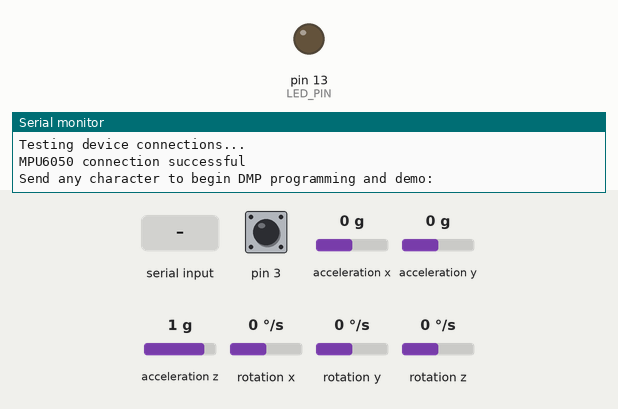
This sketch was run on a simulated Arduino Leonardo, built with avr-gcc and run on an emulated ATmega32U4. Shown: output pins drawn as LEDs (lit = HIGH), the last lines printed to the serial monitor. Wiring (inferred from the names in the program): MPU-6050 motion sensor at I2C address 0x68. Dashed ring = blinking. Inputs (shaded band) come from the test bench; at power-on: acceleration x 0 g, acceleration y 0 g, acceleration z 1 g, rotation z 0 °/s, pin 3 HIGH, rotation x 0 °/s, rotation y 0 °/s. The sensor or clock chip raises its interrupt line as the real part does.

Above: at 0.8 s.
0.9 s: "1\n" received over Serial
At 2.25 s:
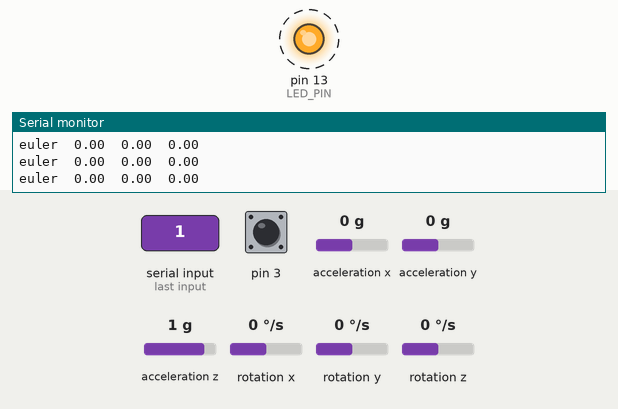
3.9 s: acceleration x set to 0.8 g
6.9 s: acceleration y set to -1.4 g
9.9 s: acceleration x set to -1.4 g
12.9 s: acceleration z set to -1.4 g
15.9 s: rotation z set to 192 °/s
Timing chart, 0 to 19.9 s (numbered marks = the images above; inputs shaded):
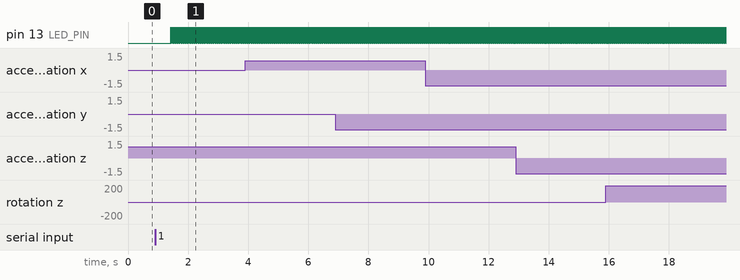

The sketch:

Imu6050Nera1_10.ino
```cpp
// I2C device class (I2Cdev) demonstration Arduino sketch for MPU6050 class using DMP (MotionApps v2.0)
// 6/21/2012 by Jeff Rowberg <jeff@rowberg.net>
// Updates should (hopefully) always be available at https://github.com/jrowberg/i2cdevlib
//
// Changelog:
//      2013-05-08 - added seamless Fastwire support
//                 - added note about gyro calibration
//      2012-06-21 - added note about Arduino 1.0.1 + Leonardo compatibility error
//      2012-06-20 - improved FIFO overflow handling and simplified read process
//      2012-06-19 - completely rearranged DMP initialization code and simplification
//      2012-06-13 - pull gyro and accel data from FIFO packet instead of reading directly
//      2012-06-09 - fix broken FIFO read sequence and change interrupt detection to RISING
//      2012-06-05 - add gravity-compensated initial reference frame acceleration output
//                 - add 3D math helper file to DMP6 example sketch
//                 - add Euler output and Yaw/Pitch/Roll output formats
//      2012-06-04 - remove accel offset clearing for better results (thanks Sungon Lee)
//      2012-06-01 - fixed gyro sensitivity to be 2000 deg/sec instead of 250
//      2012-05-30 - basic DMP initialization working

/* ============================================
I2Cdev device library code is placed under the MIT license
Copyright (c) 2012 Jeff Rowberg
Permission is hereby granted, free of charge, to any person obtaining a copy
of this software and associated documentation files (the "Software"), to deal
in the Software without restriction, including without limitation the rights
to use, copy, modify, merge, publish, distribute, sublicense, and/or sell
copies of the Software, and to permit persons to whom the Software is
furnished to do so, subject to the following conditions:
The above copyright notice and this permission notice shall be included in
all copies or substantial portions of the Software.
THE SOFTWARE IS PROVIDED "AS IS", WITHOUT WARRANTY OF ANY KIND, EXPRESS OR
IMPLIED, INCLUDING BUT NOT LIMITED TO THE WARRANTIES OF MERCHANTABILITY,
FITNESS FOR A PARTICULAR PURPOSE AND NONINFRINGEMENT. IN NO EVENT SHALL THE
AUTHORS OR COPYRIGHT HOLDERS BE LIABLE FOR ANY CLAIM, DAMAGES OR OTHER
LIABILITY, WHETHER IN AN ACTION OF CONTRACT, TORT OR OTHERWISE, ARISING FROM,
OUT OF OR IN CONNECTION WITH THE SOFTWARE OR THE USE OR OTHER DEALINGS IN
THE SOFTWARE.
===============================================
*/

// I2Cdev and MPU6050 must be installed as libraries, or else the .cpp/.h files
// for both classes must be in the include path of your project
#include "I2Cdev.h"

// For take the Acceleration speed. See mpuAccGyro
//#include "Wire.h"

#include "MPU6050_6Axis_MotionApps20.h"
//#include "MPU6050.h" // not necessary if using MotionApps include file

// Arduino Wire library is required if I2Cdev I2CDEV_ARDUINO_WIRE implementation
// is used in I2Cdev.h
#if I2CDEV_IMPLEMENTATION == I2CDEV_ARDUINO_WIRE
    #include "Wire.h"
#endif

// class default I2C address is 0x68
// specific I2C addresses may be passed as a parameter here
// AD0 low = 0x68 (default for SparkFun breakout and InvenSense evaluation board)
// AD0 high = 0x69
MPU6050 mpu;
//MPU6050 mpu(0x69); // <-- use for AD0 high

/* =========================================================================
   NOTE: In addition to connection 3.3v, GND, SDA, and SCL, this sketch
   depends on the MPU-6050's INT pin being connected to the Arduino's
   external interrupt #0 pin. On the Arduino Uno and Mega 2560, this is
   digital I/O pin 2.
 * ========================================================================= */

/* =========================================================================
   NOTE: Arduino v1.0.1 with the Leonardo board generates a compile error
   when using Serial.write(buf, len). The Teapot output uses this method.
   The solution requires a modification to the Arduino USBAPI.h file, which
   is fortunately simple, but annoying. This will be fixed in the next IDE
   release. For more info, see these links:
   http://arduino.cc/forum/index.php/topic,109987.0.html
   http://code.google.com/p/arduino/issues/detail?id=958
 * ========================================================================= */
// uncomment "OUTPUT_READABLE_QUATERNION" if you want to see the actual
// quaternion components in a [w, x, y, z] format (not best for parsing
// on a remote host such as Processing or something though)
// #define OUTPUT_READABLE_ACCELATION_LINEAR_and_ANGLE


// uncomment "OUTPUT_READABLE_QUATERNION" if you want to see the actual
// quaternion components in a [w, x, y, z] format (not best for parsing
// on a remote host such as Processing or something though)
//#define OUTPUT_READABLE_QUATERNION

// uncomment "OUTPUT_READABLE_EULER" if you want to see Euler angles
// (in degrees) calculated from the quaternions coming from the FIFO.
// Note that Euler angles suffer from gimbal lock (for more info, see
// http://en.wikipedia.org/wiki/Gimbal_lock)
#define OUTPUT_READABLE_EULER

// uncomment "OUTPUT_READABLE_YAWPITCHROLL" if you want to see the yaw/
// pitch/roll angles (in degrees) calculated from the quaternions coming
// from the FIFO. Note this also requires gravity vector calculations.
// Also note that yaw/pitch/roll angles suffer from gimbal lock (for
// more info, see: http://en.wikipedia.org/wiki/Gimbal_lock)
//#define OUTPUT_READABLE_YAWPITCHROLL

// uncomment "OUTPUT_READABLE_REALACCEL" if you want to see acceleration
// components with gravity removed. This acceleration reference frame is
// not compensated for orientation, so +X is always +X according to the
// sensor, just without the effects of gravity. If you want acceleration
// compensated for orientation, us OUTPUT_READABLE_WORLDACCEL instead.
//#define OUTPUT_READABLE_REALACCEL

// uncomment "OUTPUT_READABLE_WORLDACCEL" if you want to see acceleration
// components with gravity removed and adjusted for the world frame of
// reference (yaw is relative to initial orientation, since no magnetometer
// is present in this case). Could be quite handy in some cases.
//#define OUTPUT_READABLE_WORLDACCEL

// uncomment "OUTPUT_TEAPOT" if you want output that matches the
// format used for the InvenSense teapot demo
//#define OUTPUT_TEAPOT


#define LED_PIN 13 // (Arduino is 13, Teensy is 11, Teensy++ is 6)
bool blinkState = false;

// MPU control/status vars
const int MPU=0x68;  // I2C address of the MPU-6050
bool dmpReady = false;  // set true if DMP init was successful
uint8_t mpuIntStatus;   // holds actual interrupt status byte from MPU
uint8_t devStatus;      // return status after each device operation (0 = success, !0 = error)
uint16_t packetSize;    // expected DMP packet size (default is 42 bytes)
uint16_t fifoCount;     // count of all bytes currently in FIFO
uint8_t fifoBuffer[64]; // FIFO storage buffer
int32_t angle_speed;    // for save the angle speed in output for dmpGetGyro
int16_t AcX,AcY,AcZ,Tmp,GyX,GyY,GyZ;
// orientation/motion vars
Quaternion q;           // [w, x, y, z]         quaternion container
VectorInt16 aa;         // [x, y, z]            accel sensor measurements
VectorInt16 aaReal;     // [x, y, z]            gravity-free accel sensor measurements
VectorInt16 aaWorld;    // [x, y, z]            world-frame accel sensor measurements
VectorFloat gravity;    // [x, y, z]            gravity vector
VectorInt16 vaWorld;    // [x, y, z]            world-frame speed agle from bmpGetGyro
float euler[3];         // [psi, theta, phi]    Euler angle container
float ypr[3];           // [yaw, pitch, roll]   yaw/pitch/roll container and gravity vector
float covariance[200];
int cont = 0;
float media = 0;
int i = 0;
float sigma = 0;
float ax;
//float q[4];             // [q0, q1, q2, q3]    yaw/pitch/roll to quaternion
// packet structure for InvenSense teapot demo
uint8_t teapotPacket[14] = { '$', 0x02, 0,0, 0,0, 0,0, 0,0, 0x00, 0x00, '\r', '\n' };


// ================================================================
// ===               INTERRUPT DETECTION ROUTINE                ===
// ================================================================

volatile bool mpuInterrupt = false;     // indicates whether MPU interrupt pin has gone high
void dmpDataReady() {
    mpuInterrupt = true;
}


// ================================================================
// ===                      INITIAL SETUP                       ===
// ================================================================

void setup() {
    // join I2C bus (I2Cdev library doesn't do this automatically)
    #if I2CDEV_IMPLEMENTATION == I2CDEV_ARDUINO_WIRE
        Wire.begin();
        TWBR = 24; // 400kHz I2C clock (200kHz if CPU is 8MHz)
    #elif I2CDEV_IMPLEMENTATION == I2CDEV_BUILTIN_FASTWIRE
        Fastwire::setup(400, true);
    #endif

    // initialize serial communication
    // (115200 chosen because it is required for Teapot Demo output, but it's
    // really up to you depending on your project)
    Serial.begin(115200);
    while (!Serial); // wait for Leonardo enumeration, others continue immediately

    // NOTE: 8MHz or slower host processors, like the Teensy @ 3.3v or Ardunio
    // Pro Mini running at 3.3v, cannot handle this baud rate reliably due to
    // the baud timing being too misaligned with processor ticks. You must use
    // 38400 or slower in these cases, or use some kind of external separate
    // crystal solution for the UART timer.

    // initialize device
    Serial.println(F("Initializing I2C devices..."));
    mpu.initialize();

    // verify connection
    Serial.println(F("Testing device connections..."));
    Serial.println(mpu.testConnection() ? F("MPU6050 connection successful") : F("MPU6050 connection failed"));

    // wait for ready
    Serial.println(F("\nSend any character to begin DMP programming and demo: "));
    while (Serial.available() && Serial.read()); // empty buffer
    while (!Serial.available());                 // wait for data
    while (Serial.available() && Serial.read()); // empty buffer again

    // load and configure the DMP
    Serial.println(F("Initializing DMP..."));
    devStatus = mpu.dmpInitialize();

    // supply your own gyro offsets here, scaled for min sensitivity
    mpu.setXGyroOffset(220);
    mpu.setYGyroOffset(76);
    mpu.setZGyroOffset(-85);
    mpu.setZAccelOffset(1788); // 1688 factory default for my test chip

    // make sure it worked (returns 0 if so)
    if (devStatus == 0) {
        // turn on the DMP, now that it's ready
        Serial.println(F("Enabling DMP..."));
        mpu.setDMPEnabled(true);

        // enable Arduino interrupt detection
        Serial.println(F("Enabling interrupt detection (Arduino external interrupt 0)..."));
        attachInterrupt(0, dmpDataReady, RISING);
        mpuIntStatus = mpu.getIntStatus();

        // set our DMP Ready flag so the main loop() function knows it's okay to use it
        Serial.println(F("DMP ready! Waiting for first interrupt..."));
        dmpReady = true;

        // get expected DMP packet size for later comparison
        packetSize = mpu.dmpGetFIFOPacketSize();
        mpu.setFullScaleAccelRange(2);
    } else {
        // ERROR!
        // 1 = initial memory load failed
        // 2 = DMP configuration updates failed
        // (if it's going to break, usually the code will be 1)
        Serial.print(F("DMP Initialization failed (code "));
        Serial.print(devStatus);
        Serial.println(F(")"));
    }

    // configure LED for output
    pinMode(LED_PIN, OUTPUT);

    //all initialitation for take acceleration speed
    Wire.begin();
    Wire.beginTransmission(MPU);
    Wire.write(0x6B);  // PWR_MGMT_1 register
    Wire.write(0);     // set to zero (wakes up the MPU-6050)
    Wire.endTransmission(true);
}


// ================================================================
// ===                    MAIN PROGRAM LOOP                     ===
// ================================================================

void loop() {
    // if programming failed, don't try to do anything
    if (!dmpReady) return;

    // wait for MPU interrupt or extra packet(s) available
    //while (!mpuInterrupt && fifoCount < packetSize) {
        // other program behavior stuff here
        // .
        // .
        // .
        // if you are really paranoid you can frequently test in between other
        // stuff to see if mpuInterrupt is true, and if so, "break;" from the
        // while() loop to immediately process the MPU data
        // .
        // .
        // .
    //}

    // reset interrupt flag and get INT_STATUS byte
    mpuInterrupt = false;
    mpuIntStatus = mpu.getIntStatus();

    // get current FIFO count
    fifoCount = mpu.getFIFOCount();

    // check for overflow (this should never happen unless our code is too inefficient)
    if ((mpuIntStatus & 0x10) || fifoCount == 1024) {
        // reset so we can continue cleanly
        mpu.resetFIFO();
        Serial.println(F("FIFO overflow!"));

    // otherwise, check for DMP data ready interrupt (this should happen frequently)
    } //else if (mpuIntStatus & 0x02) {
        // wait for correct available data length, should be a VERY short wait
        while (fifoCount < packetSize) fifoCount = mpu.getFIFOCount();

        // read a packet from FIFO
        mpu.getFIFOBytes(fifoBuffer, packetSize);

        // track FIFO count here in case there is > 1 packet available
        // (this lets us immediately read more without waiting for an interrupt)
        fifoCount -= packetSize;

        #ifdef OUTPUT_READABLE_QUATERNION
            // display quaternion values in easy matrix form: w x y z
            mpu.dmpGetQuaternion(&q, fifoBuffer);
            Serial.print("quat\t");
            Serial.print(q.w);
            Serial.print("\t");
            Serial.print(q.x);
            Serial.print("\t");
            Serial.print(q.y);
            Serial.print("\t");
            Serial.println(q.z);
        #endif

        #ifdef OUTPUT_READABLE_EULER
            // display Euler angles in degrees
            mpu.dmpGetQuaternion(&q, fifoBuffer);
            mpu.dmpGetEuler(euler, &q);
            Serial.print("euler\t");
            Serial.print(euler[0] * 180/M_PI);
            Serial.print("\t");
            Serial.print(euler[1] * 180/M_PI);
            Serial.print("\t");
            Serial.println(euler[2] * 180/M_PI);
        #endif

        #ifdef OUTPUT_READABLE_YAWPITCHROLL
            // display Euler angles in degrees
            mpu.dmpGetQuaternion(&q, fifoBuffer);
            mpu.dmpGetGravity(&gravity, &q);
            mpu.dmpGetYawPitchRoll(ypr, &q, &gravity);
            Serial.print("ypr\t");
            Serial.print(ypr[0] * 180/M_PI);
            Serial.print("\t");
            Serial.print(ypr[1] * 180/M_PI);
            Serial.print("\t");
            Serial.println(ypr[2] * 180/M_PI);
        #endif

        #ifdef OUTPUT_READABLE_REALACCEL
            // display real acceleration, adjusted to remove gravity
            mpu.dmpGetQuaternion(&q, fifoBuffer);
            mpu.dmpGetAccel(&aa, fifoBuffer);
            mpu.dmpGetGravity(&gravity, &q);
            mpu.dmpGetLinearAccel(&aaReal, &aa, &gravity);
            Serial.print("areal\t");
            Serial.print(aaReal.x);
            ax = aaReal.x;
            Serial.print("\t");
            Serial.print(aaReal.y);
            Serial.print("\t");
            Serial.println(aaReal.z);
        #endif


                   // calcVar();


        #ifdef OUTPUT_READABLE_WORLDACCEL
            // display initial world-frame acceleration, adjusted to remove gravity
            // and rotated based on known orientation from quaternion
            mpu.dmpGetQuaternion(&q, fifoBuffer);
            mpu.dmpGetAccel(&aa, fifoBuffer);
            mpu.dmpGetGravity(&gravity, &q);
            mpu.dmpGetLinearAccel(&aaReal, &aa, &gravity);
            mpu.dmpGetLinearAccelInWorld(&aaWorld, &aaReal, &q);
            Serial.print("aworld\t");
            Serial.print(aaWorld.x);
            Serial.print("\t");
            Serial.print(aaWorld.y);
            Serial.print("\t");
            Serial.println(aaWorld.z);
        #endif

        #ifdef OUTPUT_TEAPOT
            // display quaternion values in InvenSense Teapot demo format:
            teapotPacket[2] = fifoBuffer[0];
            teapotPacket[3] = fifoBuffer[1];
            teapotPacket[4] = fifoBuffer[4];
            teapotPacket[5] = fifoBuffer[5];
            teapotPacket[6] = fifoBuffer[8];
            teapotPacket[7] = fifoBuffer[9];
            teapotPacket[8] = fifoBuffer[12];
            teapotPacket[9] = fifoBuffer[13];
            Serial.write(teapotPacket, 14);
            teapotPacket[11]++; // packetCount, loops at 0xFF on purpose
        #endif


       #ifdef OUTPUT_READABLE_ACCELATION_LINEAR_and_ANGLE
         Wire.beginTransmission(MPU);
          Wire.write(0x3B);  // starting with register 0x3B (ACCEL_XOUT_H)
          Wire.endTransmission(false);
          Wire.requestFrom(MPU,14,true);  // request a total of 14 registers
          AcX=Wire.read()<<8|Wire.read();  // 0x3B (ACCEL_XOUT_H) & 0x3C (ACCEL_XOUT_L)
          AcY=Wire.read()<<8|Wire.read();  // 0x3D (ACCEL_YOUT_H) & 0x3E (ACCEL_YOUT_L)
          AcZ=Wire.read()<<8|Wire.read();  // 0x3F (ACCEL_ZOUT_H) & 0x40 (ACCEL_ZOUT_L)
          Tmp=Wire.read()<<8|Wire.read();  // 0x41 (TEMP_OUT_H) & 0x42 (TEMP_OUT_L)
          GyX=Wire.read()<<8|Wire.read();  // 0x43 (GYRO_XOUT_H) & 0x44 (GYRO_XOUT_L)
          GyY=Wire.read()<<8|Wire.read();  // 0x45 (GYRO_YOUT_H) & 0x46 (GYRO_YOUT_L)
          GyZ=Wire.read()<<8|Wire.read();  // 0x47 (GYRO_ZOUT_H) & 0x48 (GYRO_ZOUT_L)
          Serial.print("AcX = "); Serial.print(AcX);
          Serial.print(" | AcY = "); Serial.print(AcY);
          Serial.print(" | AcZ = "); Serial.print(AcZ);
          Serial.print(" | Tmp = "); Serial.print(Tmp/340.00+36.53);  //equation for temperature in degrees C from datasheet
          Serial.print(" | GyX = "); Serial.print(GyX);
          Serial.print(" | GyY = "); Serial.print(GyY);
          Serial.print(" | GyZ = "); Serial.println(GyZ);
        #endif

        // blink LED to indicate activity
        blinkState = !blinkState;
        digitalWrite(LED_PIN, blinkState);
    //}
}

void calcVar()
{
 media = media + ax;
        covariance[i] = ax;
        //cont += 1;
        i += 1;
        if (i == 200)
        {
          media = media/200;
          for(i=0;i<200;i++)
          {
            Serial.print("SignaPast:  ");
            Serial.print(sigma);

            sigma = sigma + (covariance[i] - media)*(covariance[i] - media);

            Serial.print("    valore i-esimo:  ");
            Serial.println(covariance[i]);
            Serial.print("  Somma passo ");
            Serial.println(i);
            Serial.print("esimo :  ");
            Serial.println(sigma);
          }
          sigma = sqrt(sigma/199);

          Serial.println("%----  Media-  ---%");
          Serial.println(media);
          Serial.println("%-----  Cov  -----%  ");
          Serial.println(sigma);
        }
}
```

Measured:
- after the input at 0.9 s, pin 13 (LED_PIN): alternates HIGH for 0.01 s and LOW for 0.01 s, starting after 0.52 s
